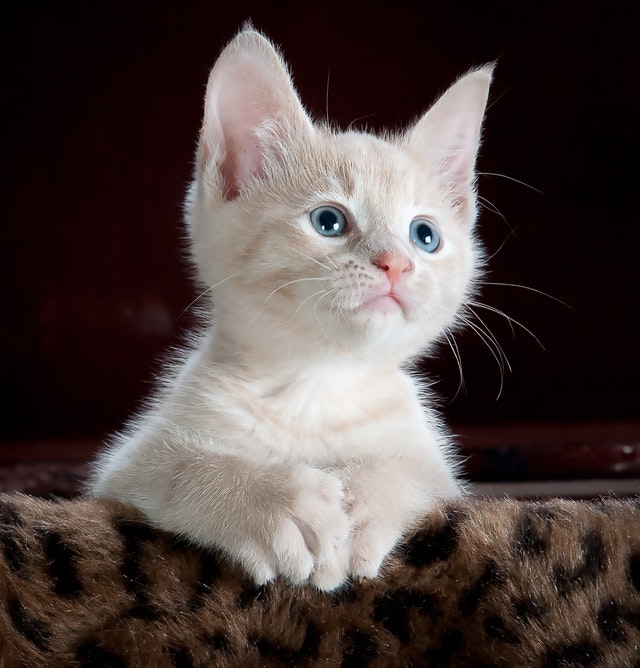
#> input picture assets/images/cat.jpg, 640 x 668 px
$ python image-manipulating-functions.py
#> lines starting #> are read from the running program, lines starting #| are printed output that depends on the picture; after the words box and inside, x2 and y2 are one past the last pixel; in counts of white or black regions, pixels touching at a corner belong together
import cv2 as cv

img = cv.imread('assets/images/cat.jpg')
#> img is the input picture: shape (668, 640, 3); mean B, G, R 64.2, 66.8, 78.5
# cv.imshow('Cat', img)

# Converting to Grayscale
gray = cv.cvtColor(img, cv.COLOR_BGR2GRAY)
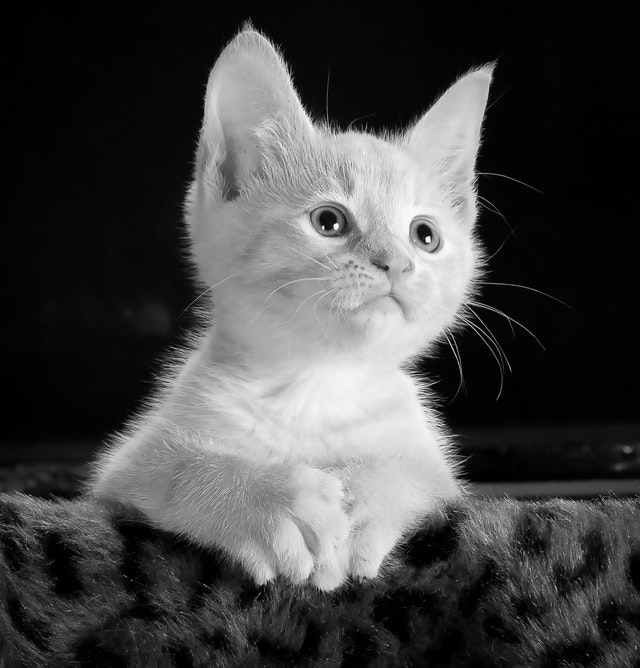
#> gray: shape (668, 640); min 0, max 255, mean 70
# cv.imshow('Gray', gray)

# Blur
blur = cv.GaussianBlur(img, (3,3), cv.BORDER_DEFAULT)
# cv.imshow('Blur', blur)

# Edge Cascade
canny = cv.Canny(blur, 125, 175)
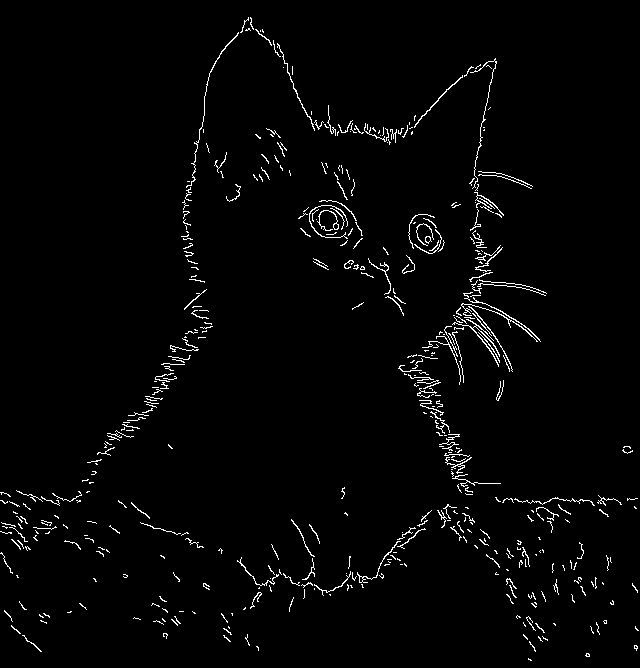
#> canny: shape (668, 640); 2.2% white in thin lines or dots
cv.imshow('Canny Edges', canny)

# Dilating the image
dilated = cv.dilate(canny, (7,7), iterations=5)
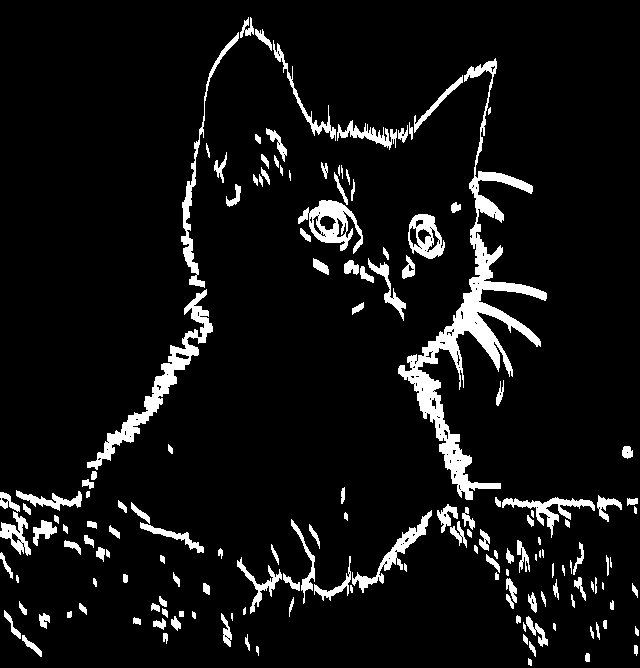
#> dilated: shape (668, 640); 7.5% white; 157 white regions (11 under 20 px), largest, box (x1, y1, x2, y2) and area: (398, 58, 547, 500) 9122, (87, 289, 213, 470) 2868, (298, 200, 363, 254) 1456
cv.imshow('Dilated', dilated)

# Eroding
eroded = cv.erode(dilated, (7,7), iterations=5)
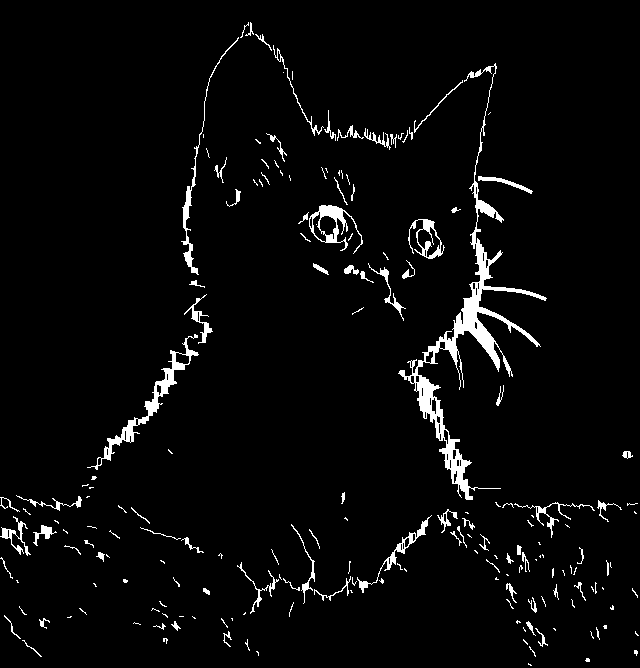
#> eroded: shape (668, 640); 3.6% white; 187 white regions (110 under 20 px), largest, box (x1, y1, x2, y2) and area: (398, 63, 547, 500) 5502, (87, 334, 199, 470) 1339, (309, 205, 363, 254) 713
cv.imshow('Eroded', eroded)

# Resizing
resize = cv.resize(img, (250, 250), interpolation=cv.INTER_CUBIC)
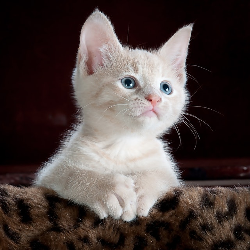
#> resize: shape (250, 250, 3); mean B, G, R 64.2, 66.7, 78.4
cv.imshow('Resized', resize)

# Cropping
cropped = img[50:200, 200:400]
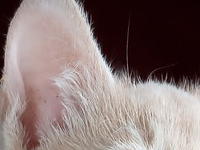
#> cropped: shape (150, 200, 3); mean B, G, R 118.5, 120.3, 136.9
cv.imshow('Cropped', cropped)

cv.waitKey(0)
